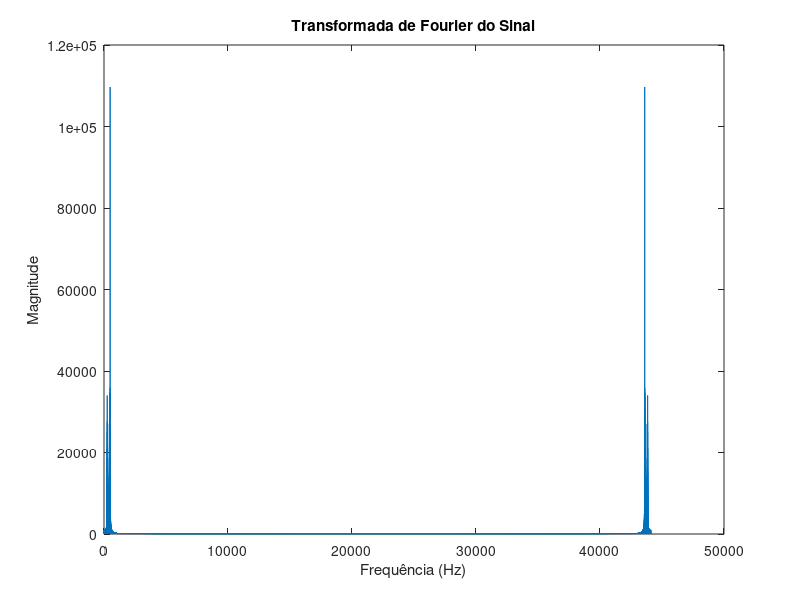

The MATLAB script that drew this image:
% Definir as notas e a frequência de amostragem
nota_DO = 261.63;
RE = 293.66;
MI = 329.63;
FA = 349.23;
SOL = 392;
LA = 440;
SI = 493.88;

% Definir as notas musicais
notas = [SI, SI,SI, SI, SI, SI, SI, SI, SI, RE, SOL, LA,SI,nota_DO, nota_DO, ...
         nota_DO, RE, nota_DO, SI, SI, SI, SI, LA, LA, RE,SI,SI,SI,SI,SI,SI,SI, ...
         SI,SI,RE,SOL,LA,SI, nota_DO, nota_DO, nota_DO, RE, nota_DO, SI, SI, SI, ...
         RE, RE, nota_DO, LA, SOL];

fs = 44100; % Frequência de amostragem

% Inicializar o sinal
sinal = [];

% Gerar o sinal para cada nota
for i = 1:length(notas)
    duracao = 0.2; % Duração de cada nota em segundos
    t = 0:1/fs:duracao-1/fs;
    nota = sin(2*pi*notas(i)*t);
    sinal = [sinal nota];
end

% Reproduzir o sinal
sound(sinal, fs);

% Calcular a Transformada de Fourier
transformada = fft(sinal);
frequencias = linspace(0, fs, length(transformada));

% Plotar a magnitude da Transformada de Fourier
figure;
plot(frequencias, abs(transformada));
title('Transformada de Fourier do Sinal');
xlabel('Frequência (Hz)');
ylabel('Magnitude');

